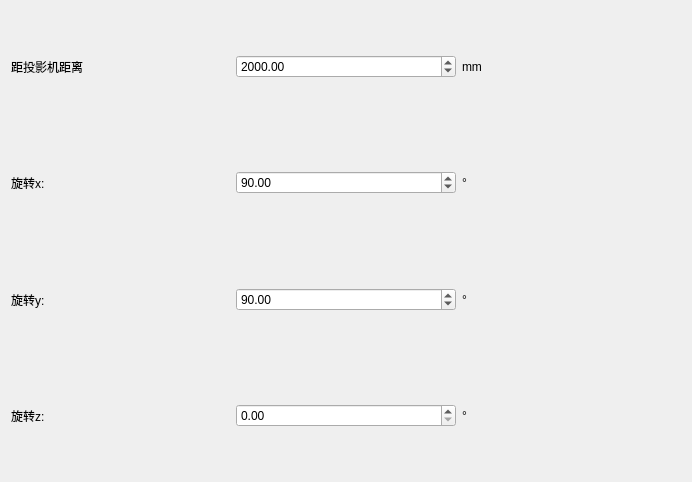
<?xml version="1.0" encoding="UTF-8"?>
<ui version="4.0">
 <class>Plane</class>
 <widget class="QWidget" name="Plane">
  <property name="geometry">
   <rect>
    <x>0</x>
    <y>0</y>
    <width>692</width>
    <height>482</height>
   </rect>
  </property>
  <property name="windowTitle">
   <string>Form</string>
  </property>
  <layout class="QVBoxLayout" name="verticalLayout_2">
   <item>
    <layout class="QVBoxLayout" name="verticalLayout">
     <item>
      <layout class="QHBoxLayout" name="horizontalLayout_10">
       <item>
        <widget class="QLabel" name="label_18">
         <property name="text">
          <string>距投影机距离</string>
         </property>
        </widget>
       </item>
       <item>
        <widget class="QDoubleSpinBox" name="doubleSpinBoxDistanceToRealScreen">
         <property name="maximum">
          <double>1000000000000000.000000000000000</double>
         </property>
         <property name="value">
          <double>2000.000000000000000</double>
         </property>
        </widget>
       </item>
       <item>
        <widget class="QLabel" name="label_19">
         <property name="text">
          <string>mm</string>
         </property>
        </widget>
       </item>
      </layout>
     </item>
     <item>
      <layout class="QHBoxLayout" name="horizontalLayout_6">
       <item>
        <widget class="QLabel" name="label_9">
         <property name="text">
          <string>旋转x:</string>
         </property>
        </widget>
       </item>
       <item>
        <widget class="QDoubleSpinBox" name="doubleSpinBoxRotateX">
         <property name="maximum">
          <double>360.000000000000000</double>
         </property>
         <property name="value">
          <double>90.000000000000000</double>
         </property>
        </widget>
       </item>
       <item>
        <widget class="QLabel" name="label_10">
         <property name="text">
          <string>°</string>
         </property>
        </widget>
       </item>
      </layout>
     </item>
     <item>
      <layout class="QHBoxLayout" name="horizontalLayout_9">
       <item>
        <widget class="QLabel" name="label_15">
         <property name="text">
          <string>旋转y:</string>
         </property>
        </widget>
       </item>
       <item>
        <widget class="QDoubleSpinBox" name="doubleSpinBoxRotateY">
         <property name="maximum">
          <double>360.000000000000000</double>
         </property>
         <property name="value">
          <double>90.000000000000000</double>
         </property>
        </widget>
       </item>
       <item>
        <widget class="QLabel" name="label_16">
         <property name="text">
          <string>°</string>
         </property>
        </widget>
       </item>
      </layout>
     </item>
     <item>
      <layout class="QHBoxLayout" name="horizontalLayout_8">
       <item>
        <widget class="QLabel" name="label_13">
         <property name="text">
          <string>旋转z:</string>
         </property>
        </widget>
       </item>
       <item>
        <widget class="QDoubleSpinBox" name="doubleSpinBoxRotateZ">
         <property name="maximum">
          <double>360.000000000000000</double>
         </property>
         <property name="value">
          <double>0.000000000000000</double>
         </property>
        </widget>
       </item>
       <item>
        <widget class="QLabel" name="label_14">
         <property name="text">
          <string>°</string>
         </property>
        </widget>
       </item>
      </layout>
     </item>
    </layout>
   </item>
  </layout>
 </widget>
 <resources/>
 <connections/>
</ui>
